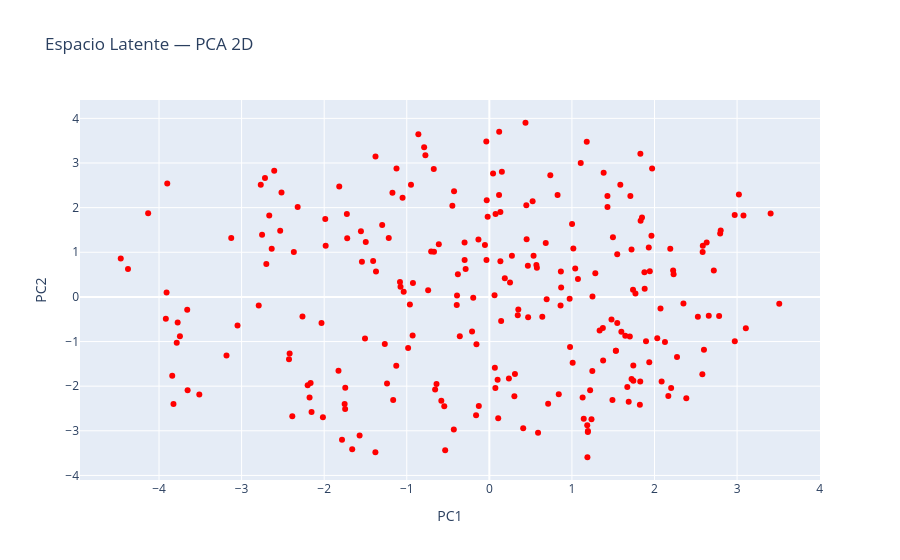

Notebook cell for this chart:
### Code cell
pca        = PCA(n_components=2)
latent_pca = pca.fit_transform(latent_vectors)

df = pd.DataFrame({
    "PC1":   latent_pca[:, 0],
    "PC2":   latent_pca[:, 1],
    "index": np.arange(num_images),
})

fig = px.scatter(df, x="PC1", y="PC2", hover_data=["index"],
                 title="Espacio Latente — PCA 2D")
fig.update_traces(marker=dict(color="red", size=6))
fig.show()

### Figure 1 — Plotly figure (JSON) as saved in the notebook; plotly's stock layout.template omitted (floating-point values rounded to 4 significant figures; data arrays with more than 128 entries replaced by an {"elided": "..."} marker saying what was removed)
{"data": [{"customdata": {"elided": "241x1 int values"}, "hovertemplate": "PC1=%{x}<br>PC2=%{y}<br>index=%{customdata[0]}<extra></extra>", "legendgroup": "", "marker": {"color": "red", "size": 6, "symbol": "circle"}, "mode": "markers", "name": "", "orientation": "v", "showlegend": false, "type": "scatter", "x": {"elided": "241 float values"}, "xaxis": "x", "y": {"elided": "241 float values"}, "yaxis": "y"}], "layout": {"legend": {"tracegroupgap": 0}, "title": {"text": "Espacio Latente — PCA 2D"}, "xaxis": {"anchor": "y", "domain": [0, 1], "title": {"text": "PC1"}}, "yaxis": {"anchor": "x", "domain": [0, 1], "title": {"text": "PC2"}}}}
